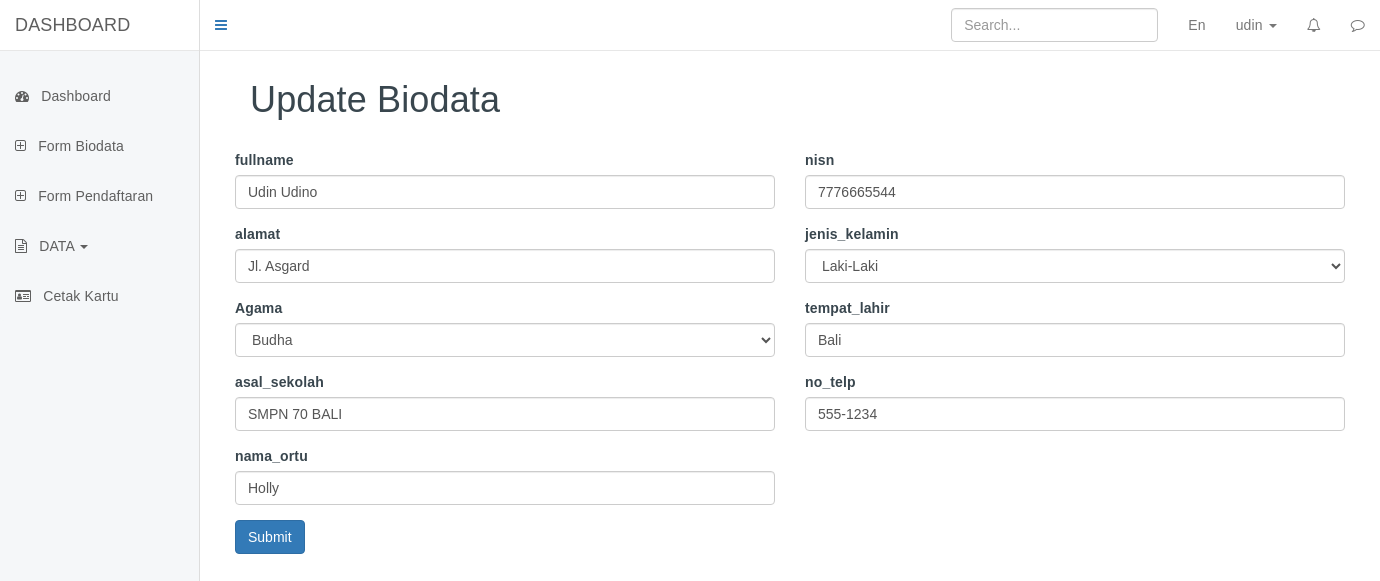
Screenshot of /user/index.php?page=update_biodata&id=4 (signed in) with the database file from the repository.
### tables this page shows
CREATE TABLE `biodata` (
  `id_biodata` int(11) NOT NULL,
  `fullname` varchar(100) NOT NULL,
  `nisn` varchar(50) NOT NULL,
  `alamat` varchar(150) NOT NULL,
  `jenis_kelamin` enum('Laki-Laki','Perempuan') NOT NULL,
  `agama` enum('Islam','Kristen','Katholik','Hindu','Budha','Konghucu') NOT NULL,
  `tempat_lahir` varchar(100) NOT NULL,
  `tgl_lahir` date NOT NULL,
  `asal_sekolah` varchar(30) NOT NULL,
  `no_telp` varchar(15) NOT NULL,
  `nama_ortu` varchar(100) NOT NULL,
  `user_id` int(11) NOT NULL
);

### controllers/functions.php (called while the page is built, shortened)
<?php
$conn = mysqli_connect("localhost", "root", "", "psb_online_9");
function query($query)
{
  global $conn;
  $result = mysqli_query($conn, $query);
  $rows = [];
  while ($row = mysqli_fetch_assoc($result)) {
    $rows[] = $row;
  }
  return  $rows;
}

### user/views/update_biodata.php (the view, shortened to what this page needs)
<?php
$biodata = query("SELECT * FROM biodata WHERE user_id= '" . $_SESSION['user_id'] . "'")[0];
?>
<h1 style="margin-top: 80px; margin-left:50px; margin-bottom: 30px;">Update Biodata</h1>
<div class="container">
  <form action="" method="POST">
    <div class="form-group col-md-6">
      <label for="fullname">fullname</label>
      <input type="text" class="form-control" id="fullname" name="fullname" value="<?= $biodata['fullname'] ?>">
    </div>
    <div class="form-group col-md-6">
      <label for="nisn">nisn</label>
      <input type="text" class="form-control" id="nisn" name="nisn" value="<?= $biodata['nisn'] ?>">
    </div>
    <div class="form-group col-md-6">
      <label for="alamat">alamat</label>
      <input type="text" class="form-control" id="alamat" name="alamat" value="<?= $biodata['alamat'] ?>">
    </div>
    <div class="form-group col-md-6">
      <label for="jenis_kelamin">jenis_kelamin</label>
      <select class="form-control" id="jenis_kelamin" name="jenis_kelamin">
        <option value="Laki-Laki" <?php if ($biodata['jenis_kelamin'] == "Laki-Laki") echo 'selected="selected"'; ?>>Laki-Laki</option>
      </select>
    </div>
    <div class="form-group col-md-6">
      <label for="agama">Agama</label>
      <select class="form-control" id="agama" name="agama">
        <option value="Budha" <?php if ($biodata['agama'] == "Budha") echo 'selected="selected"'; ?>>Budha</option>
      </select>
    </div>
    <div class="form-group col-md-6">
      <label for="tempat_lahir">tempat_lahir</label>
      <input type="text" id="tempat_lahir" class=" form-control" name="tempat_lahir" value="<?= $biodata['tempat_lahir'] ?>">
    </div>
    <div class="form-group col-md-6">
      <label for="asal_sekolah">asal_sekolah</label>
      <input type="text" class="form-control" id="asal_sekolah" name="asal_sekolah" value="<?= $biodata['asal_sekolah'] ?>">
    </div>
    <div class="form-group col-md-6">
      <label for="no_telp">no_telp</label>
      <input type="text" class="form-control" id="no_telp" name="no_telp" value="<?= $biodata['no_telp'] ?>">
    </div>
    <div class="form-group col-md-6">
      <label for="nama_ortu">nama_ortu</label>
      <input type="text" class="form-control" id="nama_ortu" name="nama_ortu" value="<?= $biodata['nama_ortu'] ?>">
    </div>
    <div class="form-group col-md-6">
    </div>
    <div class="col-md-12">
      <button type="submit" class="btn btn-primary" name="submit">Submit</button>
    </div>
  </form>
</div>

### user/style.css (style rules this page uses)
body { margin-top: 50px; background-color: #fff; font-family: Arial, sans-serif; font-size: 14px; letter-spacing: 0.01em; color: #39464e; }

### rows the page displays
biodata: fullname "Udin Udino", nisn "7776665544", alamat "Jl. Asgard", jenis_kelamin "Laki-Laki", agama "Budha", tempat_lahir "Bali", asal_sekolah "SMPN 70 BALI", no_telp "555-1234", nama_ortu "Holly"

### other values shown
$_SESSION['username'] "udin"
